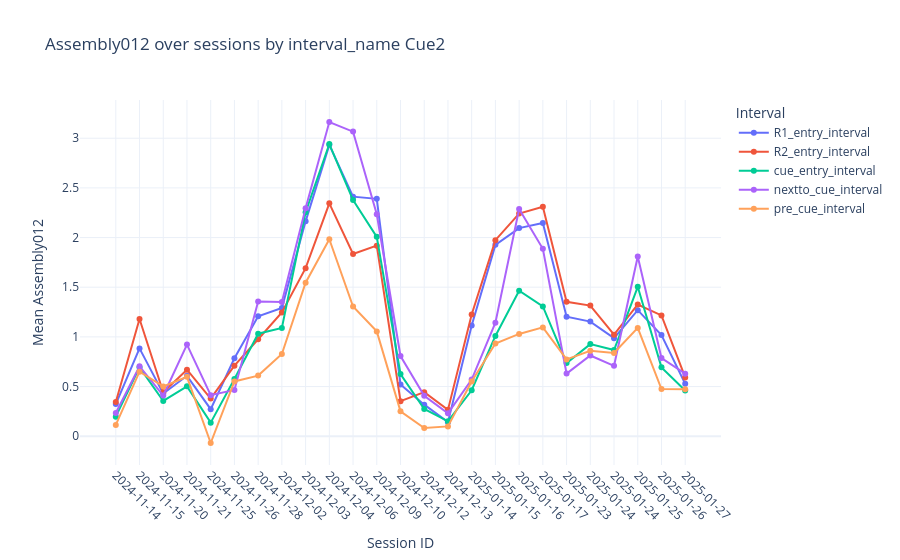

This figure's notebook cell:
### Code cell
plot_col = "Assembly012"

df_plot = t0_ens.reset_index().copy()
df_plot = df_plot[df_plot['cue']==2]

required_cols = {"session_id", "interval_name", plot_col}
missing_cols = required_cols.difference(df_plot.columns)

df_plot = df_plot.dropna(subset=["session_id", "interval_name", plot_col])

df_plot["session_id"] = df_plot["session_id"].astype(str)
df_plot["session_dt"] = pd.to_datetime(
    df_plot["session_id"], format="%Y-%m-%d_%H-%M", errors="coerce"
)

agg = (
    df_plot.groupby(["session_id", "interval_name"], as_index=False)[plot_col]
    .mean()
)

interval_order = sorted(agg["interval_name"].unique().tolist())

session_order = (
    df_plot[["session_id", "session_dt"]]
    .drop_duplicates()
    .sort_values(["session_dt", "session_id"])
    ["session_id"]
    .tolist()
)
session_date_labels = [s.split('_')[0] for s in session_order]

agg["session_id"] = pd.Categorical(
    agg["session_id"], categories=session_order, ordered=True
)
agg["interval_name"] = pd.Categorical(
    agg["interval_name"], categories=interval_order, ordered=True
)
agg = agg.sort_values(["session_id", "interval_name"])

counts_per_session = agg.groupby("session_id", observed=False)["interval_name"].nunique()
print(f"Unique interval_name values: {interval_order}")
print(f"Expected values per session: {len(interval_order)}")
print(f"Sessions missing interval(s): {(counts_per_session < len(interval_order)).sum()}")

display(agg.pivot(index="session_id", columns="interval_name", values=plot_col).head())

fig = px.line(
    agg,
    x="session_id",
    y=plot_col,
    color="interval_name",
    markers=True,
    labels={
        "session_id": "Session ID",
        plot_col: f"Mean {plot_col}",
        "interval_name": "Interval",
    },
    title=f"{plot_col} over sessions by interval_name Cue2",
)
fig.update_xaxes(
    tickmode="array",
    tickvals=session_order,
    ticktext=session_date_labels,
    tickangle=45,
    categoryorder="array",
    categoryarray=session_order,
)
fig.update_layout(template="plotly_white")
fig.show()

### Figure 1 — Plotly figure (JSON) as saved in the notebook; plotly's stock layout.template omitted (floating-point values rounded to 4 significant figures)
{"data": [{"hovertemplate": "Interval=R1_entry_interval<br>Session ID=%{x}<br>Mean Assembly012=%{y}<extra></extra>", "legendgroup": "R1_entry_interval", "line": {"color": "#636efa", "dash": "solid"}, "marker": {"symbol": "circle"}, "mode": "lines+markers", "name": "R1_entry_interval", "orientation": "v", "showlegend": true, "type": "scatter", "x": ["2024-11-14_16-40", "2024-11-15_15-48", "2024-11-20_17-46", "2024-11-21_17-22", "2024-11-25_16-25", "2024-11-26_16-39", "2024-11-28_17-41", "2024-12-02_16-09", "2024-12-03_16-23", "2024-12-04_18-06", "2024-12-06_16-49", "2024-12-09_17-45", "2024-12-10_17-20", "2024-12-12_16-13", "2024-12-13_17-10", "2025-01-14_18-08", "2025-01-15_17-18", "2025-01-16_17-47", "2025-01-17_16-55", "2025-01-23_16-48", "2025-01-24_12-24", "2025-01-24_19-37", "2025-01-25_21-29", "2025-01-26_21-48", "2025-01-27_13-39"], "xaxis": "x", "y": [0.3235, 0.8841, 0.4286, 0.6078, 0.272, 0.7846, 1.208, 1.292, 2.163, 2.933, 2.412, 2.39, 0.5215, 0.3175, 0.1414, 1.114, 1.926, 2.095, 2.146, 1.203, 1.154, 0.987, 1.269, 1.019, 0.5269], "yaxis": "y"}, {"hovertemplate": "Interval=R2_entry_interval<br>Session ID=%{x}<br>Mean Assembly012=%{y}<extra></extra>", "legendgroup": "R2_entry_interval", "line": {"color": "#EF553B", "dash": "solid"}, "marker": {"symbol": "circle"}, "mode": "lines+markers", "name": "R2_entry_interval", "orientation": "v", "showlegend": true, "type": "scatter", "x": ["2024-11-14_16-40", "2024-11-15_15-48", "2024-11-20_17-46", "2024-11-21_17-22", "2024-11-25_16-25", "2024-11-26_16-39", "2024-11-28_17-41", "2024-12-02_16-09", "2024-12-03_16-23", "2024-12-04_18-06", "2024-12-06_16-49", "2024-12-09_17-45", "2024-12-10_17-20", "2024-12-12_16-13", "2024-12-13_17-10", "2025-01-14_18-08", "2025-01-15_17-18", "2025-01-16_17-47", "2025-01-17_16-55", "2025-01-23_16-48", "2025-01-24_12-24", "2025-01-24_19-37", "2025-01-25_21-29", "2025-01-26_21-48", "2025-01-27_13-39"], "xaxis": "x", "y": [0.3441, 1.18, 0.4424, 0.6692, 0.3787, 0.7099, 0.9762, 1.245, 1.692, 2.345, 1.834, 1.918, 0.3521, 0.4432, 0.265, 1.225, 1.974, 2.242, 2.311, 1.353, 1.315, 1.022, 1.326, 1.216, 0.5913], "yaxis": "y"}, {"hovertemplate": "Interval=cue_entry_interval<br>Session ID=%{x}<br>Mean Assembly012=%{y}<extra></extra>", "legendgroup": "cue_entry_interval", "line": {"color": "#00cc96", "dash": "solid"}, "marker": {"symbol": "circle"}, "mode": "lines+markers", "name": "cue_entry_interval", "orientation": "v", "showlegend": true, "type": "scatter", "x": ["2024-11-14_16-40", "2024-11-15_15-48", "2024-11-20_17-46", "2024-11-21_17-22", "2024-11-25_16-25", "2024-11-26_16-39", "2024-11-28_17-41", "2024-12-02_16-09", "2024-12-03_16-23", "2024-12-04_18-06", "2024-12-06_16-49", "2024-12-09_17-45", "2024-12-10_17-20", "2024-12-12_16-13", "2024-12-13_17-10", "2025-01-14_18-08", "2025-01-15_17-18", "2025-01-16_17-47", "2025-01-17_16-55", "2025-01-23_16-48", "2025-01-24_12-24", "2025-01-24_19-37", "2025-01-25_21-29", "2025-01-26_21-48", "2025-01-27_13-39"], "xaxis": "x", "y": [0.1964, 0.6933, 0.3547, 0.5017, 0.1365, 0.5754, 1.032, 1.09, 2.254, 2.942, 2.378, 2.007, 0.626, 0.2742, 0.15, 0.4626, 1.01, 1.465, 1.306, 0.7362, 0.9271, 0.868, 1.504, 0.693, 0.461], "yaxis": "y"}, {"hovertemplate": "Interval=nextto_cue_interval<br>Session ID=%{x}<br>Mean Assembly012=%{y}<extra></extra>", "legendgroup": "nextto_cue_interval", "line": {"color": "#ab63fa", "dash": "solid"}, "marker": {"symbol": "circle"}, "mode": "lines+markers", "name": "nextto_cue_interval", "orientation": "v", "showlegend": true, "type": "scatter", "x": ["2024-11-14_16-40", "2024-11-15_15-48", "2024-11-20_17-46", "2024-11-21_17-22", "2024-11-25_16-25", "2024-11-26_16-39", "2024-11-28_17-41", "2024-12-02_16-09", "2024-12-03_16-23", "2024-12-04_18-06", "2024-12-06_16-49", "2024-12-09_17-45", "2024-12-10_17-20", "2024-12-12_16-13", "2024-12-13_17-10", "2025-01-14_18-08", "2025-01-15_17-18", "2025-01-16_17-47", "2025-01-17_16-55", "2025-01-23_16-48", "2025-01-24_12-24", "2025-01-24_19-37", "2025-01-25_21-29", "2025-01-26_21-48", "2025-01-27_13-39"], "xaxis": "x", "y": [0.2334, 0.7046, 0.4093, 0.9222, 0.4131, 0.4661, 1.357, 1.351, 2.295, 3.163, 3.067, 2.234, 0.807, 0.4075, 0.2299, 0.5703, 1.142, 2.287, 1.886, 0.6302, 0.8124, 0.7085, 1.809, 0.7869, 0.6294], "yaxis": "y"}, {"hovertemplate": "Interval=pre_cue_interval<br>Session ID=%{x}<br>Mean Assembly012=%{y}<extra></extra>", "legendgroup": "pre_cue_interval", "line": {"color": "#FFA15A", "dash": "solid"}, "marker": {"symbol": "circle"}, "mode": "lines+markers", "name": "pre_cue_interval", "orientation": "v", "showlegend": true, "type": "scatter", "x": ["2024-11-14_16-40", "2024-11-15_15-48", "2024-11-20_17-46", "2024-11-21_17-22", "2024-11-25_16-25", "2024-11-26_16-39", "2024-11-28_17-41", "2024-12-02_16-09", "2024-12-03_16-23", "2024-12-04_18-06", "2024-12-06_16-49", "2024-12-09_17-45", "2024-12-10_17-20", "2024-12-12_16-13", "2024-12-13_17-10", "2025-01-14_18-08", "2025-01-15_17-18", "2025-01-16_17-47", "2025-01-17_16-55", "2025-01-23_16-48", "2025-01-24_12-24", "2025-01-24_19-37", "2025-01-25_21-29", "2025-01-26_21-48", "2025-01-27_13-39"], "xaxis": "x", "y": [0.1136, 0.6498, 0.5009, 0.598, -0.06858, 0.5515, 0.6101, 0.8275, 1.545, 1.983, 1.305, 1.055, 0.251, 0.08152, 0.09875, 0.5515, 0.9335, 1.03, 1.095, 0.7728, 0.8593, 0.8379, 1.09, 0.4744, 0.4727], "yaxis": "y"}], "layout": {"legend": {"title": {"text": "Interval"}, "tracegroupgap": 0}, "title": {"text": "Assembly012 over sessions by interval_name Cue2"}, "xaxis": {"anchor": "y", "categoryarray": ["2024-11-14_16-40", "2024-11-15_15-48", "2024-11-20_17-46", "2024-11-21_17-22", "2024-11-25_16-25", "2024-11-26_16-39", "2024-11-28_17-41", "2024-12-02_16-09", "2024-12-03_16-23", "2024-12-04_18-06", "2024-12-06_16-49", "2024-12-09_17-45", "2024-12-10_17-20", "2024-12-12_16-13", "2024-12-13_17-10", "2025-01-14_18-08", "2025-01-15_17-18", "2025-01-16_17-47", "2025-01-17_16-55", "2025-01-23_16-48", "2025-01-24_12-24", "2025-01-24_19-37", "2025-01-25_21-29", "2025-01-26_21-48", "2025-01-27_13-39"], "categoryorder": "array", "domain": [0, 1], "tickangle": 45, "tickmode": "array", "ticktext": ["2024-11-14", "2024-11-15", "2024-11-20", "2024-11-21", "2024-11-25", "2024-11-26", "2024-11-28", "2024-12-02", "2024-12-03", "2024-12-04", "2024-12-06", "2024-12-09", "2024-12-10", "2024-12-12", "2024-12-13", "2025-01-14", "2025-01-15", "2025-01-16", "2025-01-17", "2025-01-23", "2025-01-24", "2025-01-24", "2025-01-25", "2025-01-26", "2025-01-27"], "tickvals": ["2024-11-14_16-40", "2024-11-15_15-48", "2024-11-20_17-46", "2024-11-21_17-22", "2024-11-25_16-25", "2024-11-26_16-39", "2024-11-28_17-41", "2024-12-02_16-09", "2024-12-03_16-23", "2024-12-04_18-06", "2024-12-06_16-49", "2024-12-09_17-45", "2024-12-10_17-20", "2024-12-12_16-13", "2024-12-13_17-10", "2025-01-14_18-08", "2025-01-15_17-18", "2025-01-16_17-47", "2025-01-17_16-55", "2025-01-23_16-48", "2025-01-24_12-24", "2025-01-24_19-37", "2025-01-25_21-29", "2025-01-26_21-48", "2025-01-27_13-39"], "title": {"text": "Session ID"}}, "yaxis": {"anchor": "x", "domain": [0, 1], "title": {"text": "Mean Assembly012"}}}}
